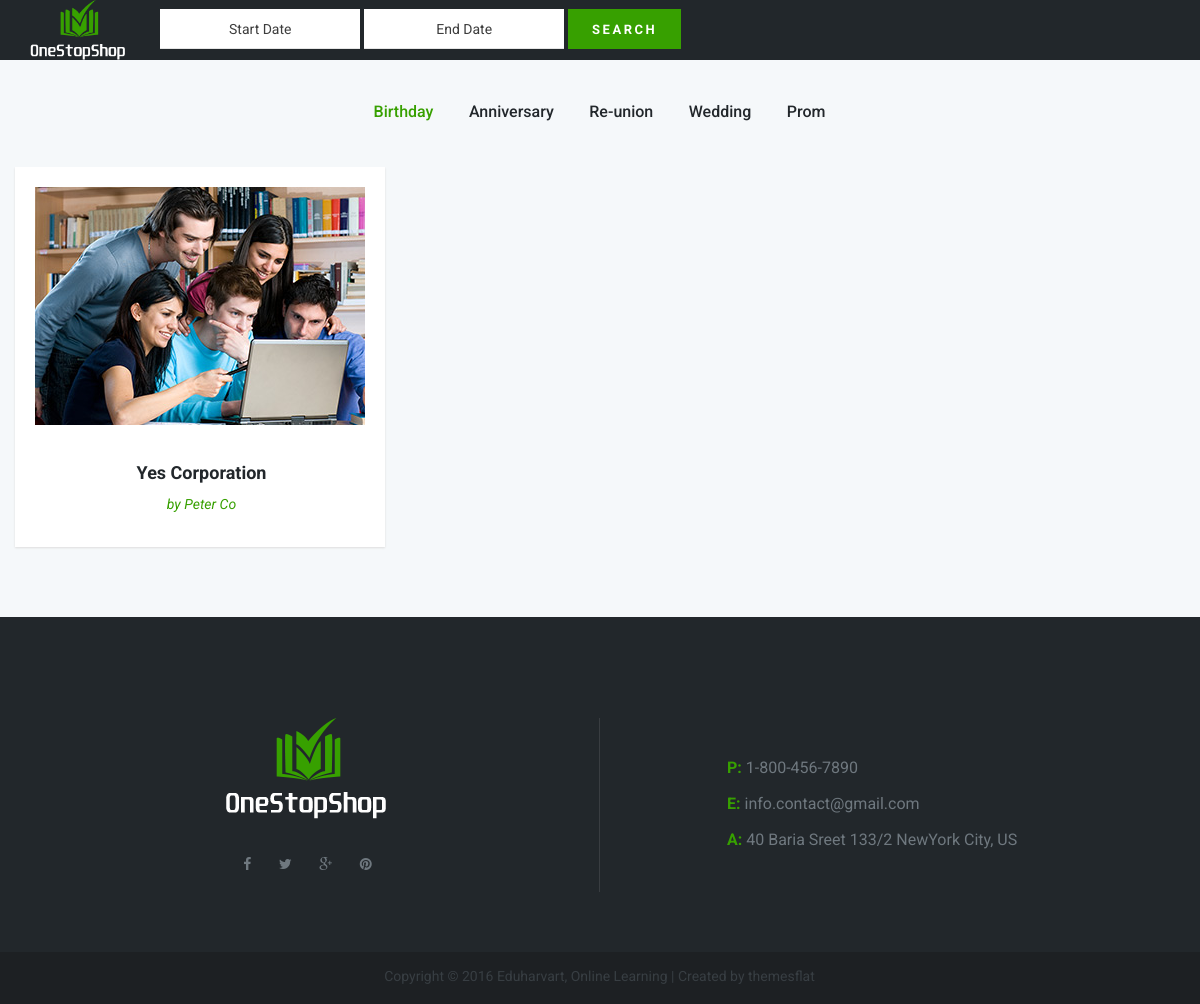
Screenshot of /booking.php with the database file from the repository.
### tables this page shows
CREATE TABLE `event_types` (
  `id` bigint(20) NOT NULL,
  `type` varchar(255) DEFAULT NULL,
  `created_at` datetime NOT NULL DEFAULT CURRENT_TIMESTAMP,
  `updated_at` datetime NOT NULL DEFAULT CURRENT_TIMESTAMP
);

CREATE TABLE `client_events` (
  `id` bigint(20) NOT NULL,
  `client_id` bigint(20) NOT NULL,
  `event_type_id` bigint(20) NOT NULL,
  `ratings` int(11) NOT NULL DEFAULT '0',
  `created_at` datetime NOT NULL DEFAULT CURRENT_TIMESTAMP,
  `updated_at` datetime NOT NULL DEFAULT CURRENT_TIMESTAMP,
  `description` text
);

CREATE TABLE `client_companies` (
  `id` bigint(20) NOT NULL,
  `client_id` bigint(20) NOT NULL,
  `name` varchar(255) DEFAULT NULL,
  `address` text,
  `mobile_number` varchar(255) DEFAULT NULL,
  `created_at` datetime NOT NULL DEFAULT CURRENT_TIMESTAMP,
  `updated_at` datetime NOT NULL DEFAULT CURRENT_TIMESTAMP
);

CREATE TABLE `client_infos` (
  `id` bigint(20) NOT NULL,
  `first_name` varchar(255) DEFAULT NULL,
  `middle_name` varchar(255) DEFAULT NULL,
  `last_name` varchar(255) DEFAULT NULL,
  `email_address` varchar(255) DEFAULT NULL,
  `mobile_number` varchar(255) DEFAULT NULL,
  `client_id` bigint(20) NOT NULL,
  `created_at` datetime NOT NULL DEFAULT CURRENT_TIMESTAMP,
  `updated_at` datetime NOT NULL DEFAULT CURRENT_TIMESTAMP
);

### booking.php (the view, shortened to what this page needs)
<?php
    include "include/configuration.php";
?>
<!DOCTYPE html>
<html xmlns="http://www.w3.org/1999/xhtml" xml:lang="en-US" lang="en-US">
<head>
    <?php include('_head.php') ?>
</head>
<body>
    <div class="boxed position_form">
    <?php include("booking/_header.php"); ?>
        <section class="flat-row bg-theme custom pt-40 pb-40 wrap-price-post">
            <div class="container">
                <div class="row">
                    <div class="col-md-12">
                        <ul class="portfolio-filter style1">
                            <?php
                                $selEventType = "select * from event_types";
                                $rsEventType = mysqli_query($mysqli, $selEventType);
                                $cnt = 0;
                                while($event = mysqli_fetch_assoc($rsEventType)):
                            ?>
                                <li <?php echo $cnt == 0 ? "class='active'" : '' ?>><a data-filter=".<?php echo strtolower($event['type']) ?>" data-id="<?php echo $event['id'] ?>" href="#"><?php echo $event['type'] ?></a></li>
                            <?php $cnt++; endwhile; ?>
                        </ul>
                    </div>
                </div>
            </div>
            <div class="container">
                <div class="portfolio style2">
                    <div class="portfolio-wrap clearfix">
                        <?php
                            $bookFrom = date("Y-m-d",strtotime($_GET['book-from']));
                            $bookTo = date("Y-m-d",strtotime($_GET['book-to']));
                            $available = "select *, client_companies.id as ccid, client_events.id as eid from client_events inner join (clients inner join client_companies on client_companies.client_id = clients.id inner join client_infos on client_infos.client_id = clients.id) on clients.id = client_events.client_id where client_events.id not in (select client_event_id from bookings where status_id = 1 and ((date_from BETWEEN '" . $bookFrom . "' and '" . $bookTo . "') or (date_to BETWEEN '" . $bookFrom . "' and '" . $bookTo . "')))";
                            $rsAvailable = mysqli_query($mysqli, $available);
                            while ($avl = mysqli_fetch_assoc($rsAvailable)) :
                        ?>
                            <?php
                                $selType = "select * from event_types where id = " . $avl['event_type_id'];
                                $rsType = mysqli_query($mysqli, $selType);
                                $type = mysqli_fetch_assoc($rsType);
                            ?>
                            <div class="item <?php echo strtolower($type['type']); ?>" data-id="<?php echo $avl['eid'] ?>">
                                <article class="entry ">
                                    <div class="featured-post">
                                        <a href="#"><img src="images/portfolio/1.jpg" alt="image"></a>
                                    </div>
                                    <div class="entry-post">
                                        <h3 class="entry-title"><a href="#"><?php echo $avl['name'] ?></a></h3>
                                        <div class="entry-author">
                                            <span>by<a href="#"> <?php echo $avl['first_name'] . ' ' . $avl['last_name'] ?></a></span>
                                        </div>
                                    </div>
                                </article>
                            </div>
                        <?php endwhile ?>
                    </div>
                </div>
            </div>
        </section>
        <?php include("_footer.php"); ?>
    </div>
</body>
</html>

### stylesheets/style.css (style rules this page uses)
html { overflow-y: scroll; -webkit-text-size-adjust: 100%; -ms-text-size-adjust: 100%; }
body { line-height: 1; -webkit-font-smoothing: antialiased; -webkit-text-size-adjust: 100%; -ms-text-size-adjust: 100%; }
a, abbr, acronym, address, applet, article, aside, audio, b, big, blockquote, body, caption, canvas, center, cite, code, dd, del, details, dfn, dialog, div, dl, dt, em, embed, fieldset, figcaption, figure, form, footer, header, hgroup, h1, h2, h3, h4, h5, h6, html, i, iframe, img, ins, kbd, label, legend, li, mark, menu, nav,object, ol, output, p, pre, q, ruby, s, samp, section, small, span, strike, strong, sub, summary, sup, tt, table, tbody, textarea, tfoot, thead, time, tr, th, td, u, ul, var, video { font-family: inherit; font-size: 100%; font-weight: inherit; font-style: inherit; vertical-align: baseline; margin: 0; padding: 0; border: 0; outline: 0; background: transparent; }
article, aside, details, figcaption, figure, footer, header, hgroup, menu, nav, section { display: block; }
ol, ul { list-style: none; }
img { border: 0; -ms-interpolation-mode: bicubic; vertical-align: middle; }
*, *:before, *:after { -webkit-box-sizing: border-box; -moz-box-sizing: border-box; box-sizing: border-box; }
body { font: 14px/25px "Roboto", sans-serif; font-weight: 400; background-color: #fff; color: #6f787f; }
a { text-decoration: none; -webkit-transition: all 0.3s ease-in-out; -moz-transition: all 0.3s ease-in-out; -ms-transition: all 0.3s ease-in-out; -o-transition: all 0.3s ease-in-out; transition: all 0.3s ease-in-out; }
ul, ol { padding: 0; }
img { max-width: 100%; height: auto; }
h1, h2, h3, h4, h5, h6 { font-family: 'Roboto', sans-serif; font-weight: 400; }
h3 { font-size: 16px; line-height: 20px; }
article.entry { background-color: #fff; margin-bottom: 30px; box-shadow: 0px 1px 2px 0px #ddd; -webkit-transition: all 0.3s ease-in-out; -moz-transition: all 0.3s ease-in-out; -ms-transition: all 0.3s ease-in-out; -o-transition: all 0.3s ease-in-out; transition: all 0.3s ease-in-out; }
article.entry:last-of-type { margin-bottom: 0px; }
.entry .entry-post { padding: 52px 60px; }
.entry .entry-post h3.entry-title { font-size: 36px; font-weight: 700; color: #22272b; line-height: 48px; margin-bottom: 8px; }
.entry .entry-post h3.entry-title a { color: #22272b; }
.entry .entry-post .entry-author { margin-bottom: 35px; }
.entry .entry-post .entry-author span { color: #bfc5ca; }
.entry .entry-post .entry-author span a { color: #6f787f; }
.pt-40 { padding-top: 40px !important; }
.pb-40 { padding-bottom: 40px !important; }
.clearfix { overflow: hidden; clear: both; float: none; }

### stylesheets/custom.css (style rules this page uses)
.footer .flat-information li span, #mainnav > ul > li > a:hover, #mainnav > ul > li.active > a::after, #mainnav > ul > li.home > a, #mainnav > ul > li.active > a, #mainnav > ul > li:hover > a::after, .go-top::before, .go-top::after, .portfolio-filter li.active a, .portfolio-filter li a:hover, .entry .entry-post h3.entry-title a:hover, .portfolio.style2 .entry .entry-post .entry-author span, .portfolio.style2 .entry .entry-post .entry-author span a { color: #37a000 !important; }
.flat-row.custom { padding: 0 }

### rows the page displays
event_types: type "Birthday"
event_types: type "Anniversary"
event_types: type "Re-union"
event_types: type "Wedding"
event_types: type "Prom"
client_events: client_companies.name "Yes Corporation", client_infos.first_name "Peter", client_infos.last_name "Co"
